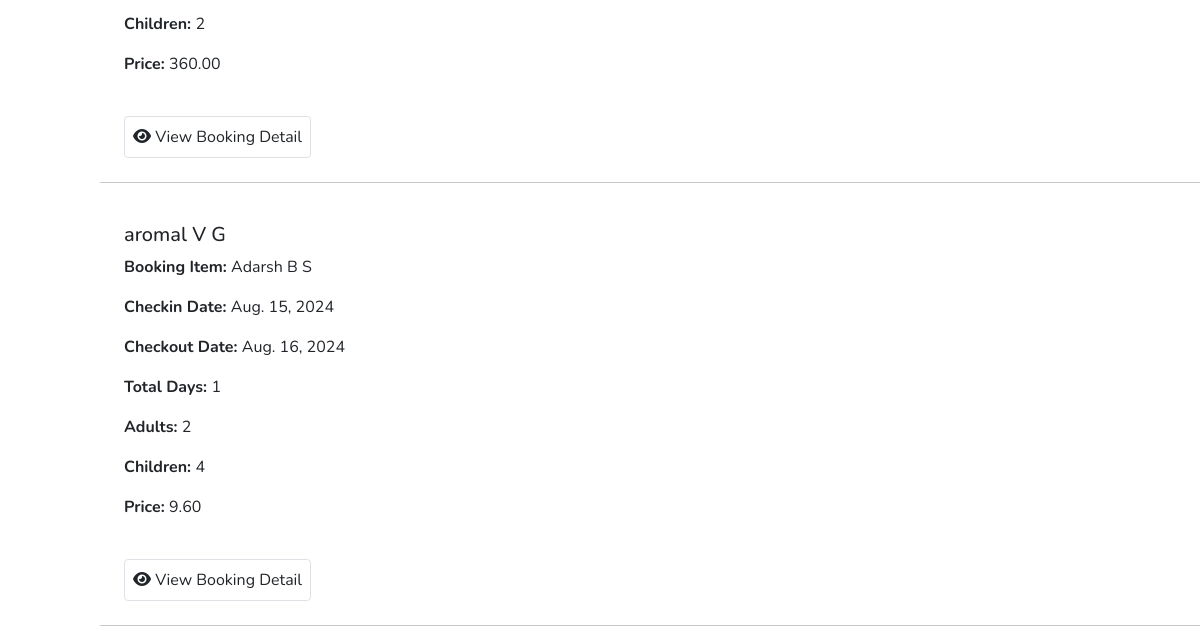
/dashboard/booking/ (signed in, lower part), run on an earlier commit of the app's database.
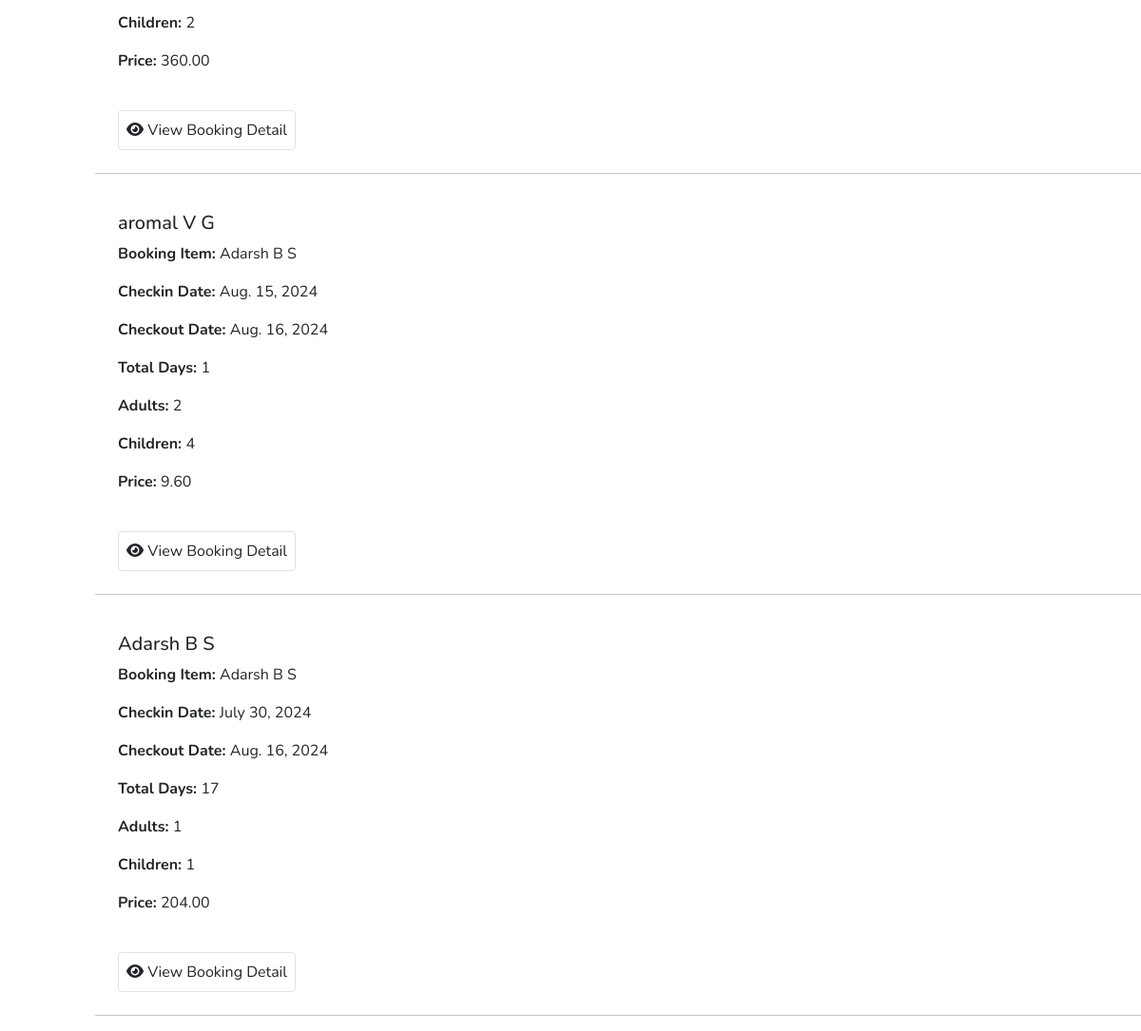
And on a later commit of the database.
### hotel/models.py (models this page shows, shortened)
class Booking(models.Model):
    user = models.ForeignKey(User,on_delete=models.SET_NULL ,null=True,blank=True)
    payment_status = models.CharField(max_length=100, choices=PAYMENT_STATUS)
    coupons=models.ManyToManyField('hotel.Coupon', blank=True)
    full_name = models.CharField(max_length=1000)
    email = models.EmailField(max_length=254)
    phone = models.CharField(max_length=50)
    hotel =models.ForeignKey(Hotel, on_delete=models.SET_NULL,null=True,blank=True)
    room_type = models.ForeignKey(RoomType,on_delete=models.SET_NULL,null=True,blank=True)
    room = models.ManyToManyField(Room)
    before_discount = models.DecimalField( max_digits=12, decimal_places=2,default=0)
    total = models.DecimalField( max_digits=12, decimal_places=2,default=0)
    saved = models.DecimalField( max_digits=12, decimal_places=2,default=0)
    check_in_date= models.DateField()
    check_out_date= models.DateField()
    total_days=models.PositiveIntegerField()
    num_adults=models.PositiveIntegerField()
    num_children=models.PositiveIntegerField()
    check_in = models.BooleanField(default=False)
    check_out = models.BooleanField(default=False)
    is_active = models.BooleanField(default=False)
    checked_in_tracker = models.BooleanField(default=False)
    checked_out_tracker = models.BooleanField(default=False)
    date = models.DateTimeField(auto_now_add=True)
    strip_payment_intent = models.CharField(max_length=1000, null=True, blank=True)
    success_id = ShortUUIDField(unique=True, length=10, max_length=20, alphabet='abcdefghijklmnopqrstuvwxyz', null=True , blank=True)
    booking_id=  ShortUUIDField(unique=True, length=10, max_length=20, alphabet='abcdefghijklmnopqrstuvwxyz')

class Hotel(models.Model):
    user = models.ForeignKey(User,on_delete=models.SET_NULL,null=True)
    name = models.CharField(max_length=100)
    description = CKEditor5Field(null=True,blank=True, config_name='extends')
    image = models.FileField(upload_to='hotel_galley')
    address = models.CharField(max_length=200)
    mobile = models.CharField(max_length=50)
    email = models.EmailField(max_length=110)
    status = models.CharField(max_length=20,choices=HOTEL_STATUS ,default='Live')
    tag=TaggableManager(blank=True)
    views=models.IntegerField(default=0)
    featured=models.BooleanField(default=False)
    hid = ShortUUIDField(unique=True, length=10, max_length=20, alphabet='abcdefghijklmnopqrstuvwxyz')
    slug= models.SlugField(unique=True)
    date= models.DateTimeField(auto_now_add=True)

### user_dashboard/views.py (the view)
# urls.py: path('booking/',views.bookings,name="bookings"),
@login_required
def bookings(request):
    bookings= Booking.objects.filter(user=request.user,payment_status="Paid")
    context={
        'bookings':bookings
    }
    return render(request,"user_dashboard/bookings.html",context)

### templates/user_dashboard/bookings.html (shortened to what this page needs)
{% load static%}
<!DOCTYPE html>
<html lang="en">
<head>
    <link rel="stylesheet" href="https://cdn.jsdelivr.net/npm/bootstrap@4.3.1/dist/css/bootstrap.min.css">
<link href="https://cdn.jsdelivr.net/npm/bootstrap@5.0.0-beta1/dist/css/bootstrap.min.css" rel="stylesheet">
<link href="https://cdn.jsdelivr.net/npm/boxicons@latest/css/boxicons.min.css" rel="stylesheet">
<link rel="stylesheet" href="{% static "css/style.css" %}">
</head>
<body id="body-pd">
    <div class="height-100 bg-light">
        <div class="container-fluid">
            <div class="row">
                {% for b in bookings %}
                <div class="col-12 p-4">
                    <h5>{{b.full_name}} </h5>
                    <p><b>Booking Item: </b> {{b.hotel.name}}</p>
                    <p><b>Checkin Date: </b> {{b.check_in_date}} </p>
                    <p><b>Checkout Date: </b> {{b.check_out_date}} </p>
                    <p><b>Total Days: </b> {{b.total_days}} </p>
                    <p><b>Adults: </b> {{b.num_adults}} </p>
                    <p><b>Children: </b> {{b.num_children}} </p>
                    <p><b>Price: </b>{{b.total}} </p>
                    <br>
                    <a href="{% url 'user_dashboard:booking_detail' b.booking_id %}" class="btn border p-2"><i class="fas fa-eye"></i> View Booking Detail</a>
                </div>
                <hr>
                {% endfor %}
            </div>
        </div>
</body>
</html>

What changed in the data, as far as the page shows it:
added Booking: full_name "Adarsh B S", hotel.name "Adarsh B S", check_in_date "July 30, 2024", check_out_date "Aug. 16, 2024", total_days "17", num_adults "1", num_children "1", total "204.00"
